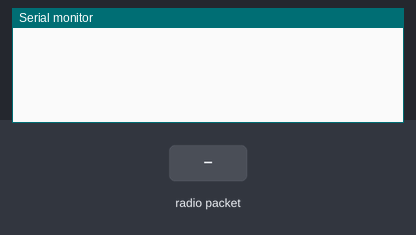
Simulated run of this sketch. Board: Arduino Uno, built with avr-gcc and run on an emulated ATmega328P. Shown: the last lines printed to the serial monitor. The test bench sets the inputs (shaded band). No radio packets arrive unless stated.

Above: at 1.2 s.
1.3 s: radio packet "1" arrives
At 2.3 s:
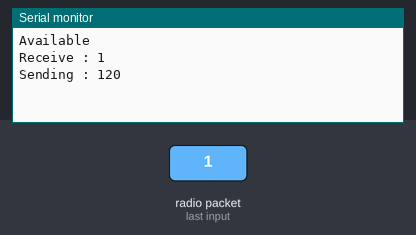
2.8 s: radio packet "0" arrives
At 3.4 s:
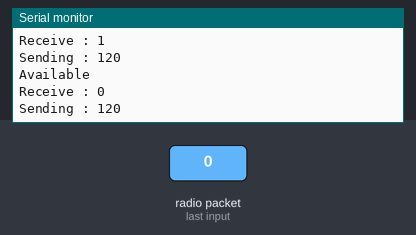
4.3 s: radio packet "2" arrives
At 5.7 s:
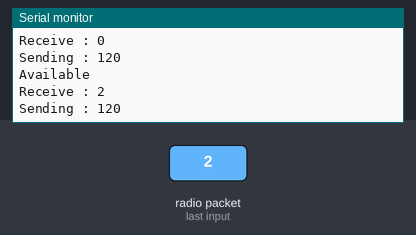

Measured:
- after the input at 1.3 s, the serial monitor: prints a new line at once (image 1)
- after the input at 2.8 s, the serial monitor: prints a new line at once (image 2)
- after the input at 4.3 s, the serial monitor: prints a new line at once (image 3)

The sketch:

RX.ino
```cpp
#include <SPI.h>
#include "nRF24L01.h"
#include "RF24.h"

//
// Hardware configuration
//

// Set up nRF24L01 radio on SPI bus plus pins 7 & 8
RF24 radio(8, 7);

//
// Topology
//

// Radio pipe addresses for the 2 nodes to communicate.
const uint64_t pipes[2] = { 0xF0F0F0F0E1LL, 0xF0F0F0F0D2LL };

void setup(void)
{

    Serial.begin(9600);
  //
  // Setup and configure rf radio
  //

  radio.begin();

  // optionally, increase the delay between retries & # of retries
  radio.setRetries(15, 15);

  // optionally, reduce the payload size.  seems to
  // improve reliability
  radio.setPayloadSize(16);

  //
  // Open pipes to other nodes for communication
  //

  // This simple sketch opens two pipes for these two nodes to communicate
  // back and forth.
  // Open 'our' pipe for writing
  // Open the 'other' pipe for reading, in position #1 (we can have up to 5 pipes open for reading)

    radio.openWritingPipe(pipes[1]);
    radio.openReadingPipe(1,pipes[0]);

  //
  // Start listening
  //

  radio.startListening();

}


void receiveOrder()
{
    // if there is data ready
    if ( radio.available() )
    {
      Serial.println("Available");
      // Dump the payloads until we've gotten everything
       unsigned long message;
       char *msg = "";

       char text[20] = {0};
      bool done = false;
      while (!done)
      {
        // Fetch the payload, and see if this was the last one.
        //done = radio.read( &msg, 6 );

        done = radio.read(&text, sizeof(text));;

        // Use it
        Serial.print("Receive : ");
        Serial.println(text);
      }


      //Serial.println(text);

      // First, stop listening so we can talk
      radio.stopListening();

      unsigned long response = 120;
     Serial.print("Sending : ");
     Serial.println(response);


      // Send the final one back.
      radio.write( &response, sizeof(unsigned long) );

      // Now, resume listening so we catch the next packets.
      radio.startListening();
    }

    //Serial.println("No Radio");
}

void loop(void)
{
  receiveOrder();
}
```
